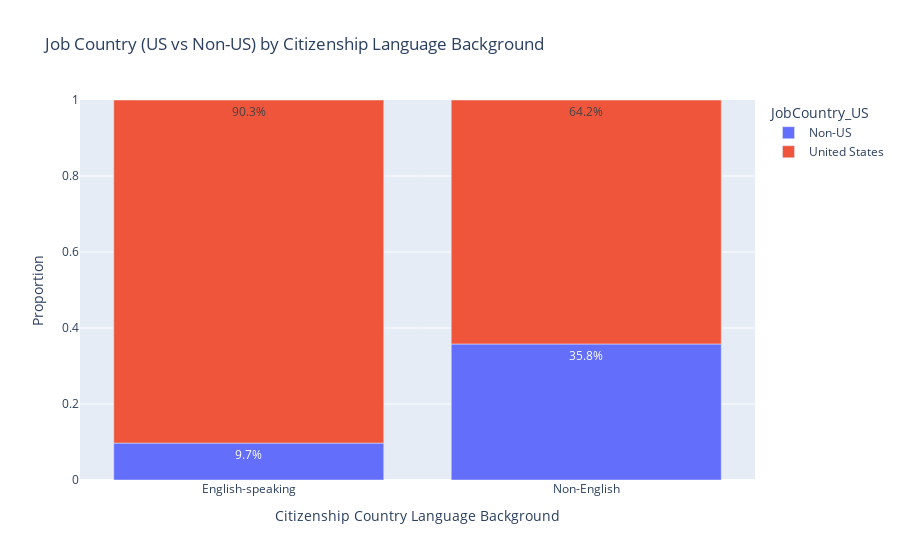

Notebook cell for this chart:
### Code cell
fig = px.bar(
    df_counts_language,
    x="citizenship_english_country",
    y="pct",
    color="JobCountry_US",
    barmode="relative",
    text="pct",
    title="Job Country (US vs Non-US) by Citizenship Language Background",
)

fig.update_traces(texttemplate="%{text:.1%}", textposition="inside")

fig.update_layout(
    yaxis_title="Proportion",
    xaxis_title="Citizenship Country Language Background",
    yaxis=dict(range=[0, 1]),
    bargap=0.2,
)

fig.show()

### Figure 1 — Plotly figure (JSON) as saved in the notebook; plotly's stock layout.template omitted (floating-point values rounded to 4 significant figures)
{"data": [{"hovertemplate": "JobCountry_US=Non-US<br>citizenship_english_country=%{x}<br>pct=%{text}<extra></extra>", "legendgroup": "Non-US", "marker": {"color": "#636efa", "pattern": {"shape": ""}}, "name": "Non-US", "orientation": "v", "showlegend": true, "text": [0.09712, 0.3579], "textposition": "inside", "texttemplate": "%{text:.1%}", "type": "bar", "x": ["English-speaking", "Non-English"], "xaxis": "x", "y": [0.09712, 0.3579], "yaxis": "y"}, {"hovertemplate": "JobCountry_US=United States<br>citizenship_english_country=%{x}<br>pct=%{text}<extra></extra>", "legendgroup": "United States", "marker": {"color": "#EF553B", "pattern": {"shape": ""}}, "name": "United States", "orientation": "v", "showlegend": true, "text": [0.9029, 0.6421], "textposition": "inside", "texttemplate": "%{text:.1%}", "type": "bar", "x": ["English-speaking", "Non-English"], "xaxis": "x", "y": [0.9029, 0.6421], "yaxis": "y"}], "layout": {"bargap": 0.2, "barmode": "relative", "legend": {"title": {"text": "JobCountry_US"}, "tracegroupgap": 0}, "title": {"text": "Job Country (US vs Non-US) by Citizenship Language Background"}, "xaxis": {"anchor": "y", "domain": [0, 1], "title": {"text": "Citizenship Country Language Background"}}, "yaxis": {"anchor": "x", "domain": [0, 1], "range": [0, 1], "title": {"text": "Proportion"}}}}
